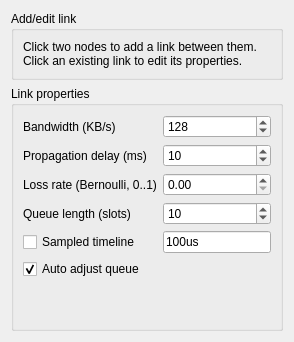
            <widget class="QWidget" name="pageAddEditLink">
             <property name="sizePolicy">
              <sizepolicy hsizetype="Preferred" vsizetype="Preferred">
               <horstretch>0</horstretch>
               <verstretch>0</verstretch>
              </sizepolicy>
             </property>
             <layout class="QVBoxLayout" name="verticalLayout_25">
              <item>
               <widget class="QGroupBox" name="groupBox_12">
                <property name="title">
                 <string>Add/edit link</string>
                </property>
                <layout class="QVBoxLayout" name="verticalLayout_7">
                 <item>
                  <widget class="QLabel" name="label_4">
                   <property name="text">
                    <string>Click two nodes to add a link between them.
Click an existing link to edit its properties.</string>
                   </property>
                   <property name="alignment">
                    <set>Qt::AlignJustify|Qt::AlignVCenter</set>
                   </property>
                   <property name="wordWrap">
                    <bool>true</bool>
                   </property>
                  </widget>
                 </item>
                </layout>
               </widget>
              </item>
              <item>
               <widget class="QGroupBox" name="boxLinkProperties">
                <property name="title">
                 <string>Link properties</string>
                </property>
                <layout class="QVBoxLayout" name="verticalLayout_11">
                 <item>
                  <layout class="QGridLayout" name="gridLayout_2">
                   <item row="1" column="0">
                    <widget class="QLabel" name="label_9">
                     <property name="text">
                      <string>Propagation delay (ms)</string>
                     </property>
                    </widget>
                   </item>
                   <item row="1" column="1">
                    <widget class="QSpinBox" name="spinDelay">
                     <property name="maximum">
                      <number>9999</number>
                     </property>
                     <property name="value">
                      <number>10</number>
                     </property>
                    </widget>
                   </item>
                   <item row="3" column="0">
                    <widget class="QLabel" name="label_10">
                     <property name="text">
                      <string>Loss rate (Bernoulli, 0..1)</string>
                     </property>
                    </widget>
                   </item>
                   <item row="3" column="1">
                    <widget class="QDoubleSpinBox" name="spinLoss">
                     <property name="maximum">
                      <double>1.000000000000000</double>
                     </property>
                     <property name="singleStep">
                      <double>0.100000000000000</double>
                     </property>
                    </widget>
                   </item>
                   <item row="4" column="0">
                    <widget class="QLabel" name="label_11">
                     <property name="text">
                      <string>Queue length (slots)</string>
                     </property>
                    </widget>
                   </item>
                   <item row="4" column="1">
                    <widget class="QSpinBox" name="spinQueueLength">
                     <property name="minimum">
                      <number>1</number>
                     </property>
                     <property name="maximum">
                      <number>999999999</number>
                     </property>
                     <property name="value">
                      <number>10</number>
                     </property>
                    </widget>
                   </item>
                   <item row="0" column="0">
                    <widget class="QLabel" name="label_12">
                     <property name="text">
                      <string>Bandwidth (KB/s)</string>
                     </property>
                    </widget>
                   </item>
                   <item row="0" column="1">
                    <widget class="QDoubleSpinBox" name="spinBandwidth">
                     <property name="decimals">
                      <number>0</number>
                     </property>
                     <property name="minimum">
                      <double>1.000000000000000</double>
                     </property>
                     <property name="maximum">
                      <double>10000000.000000000000000</double>
                     </property>
                     <property name="singleStep">
                      <double>128.000000000000000</double>
                     </property>
                     <property name="value">
                      <double>128.000000000000000</double>
                     </property>
                    </widget>
                   </item>
                   <item row="5" column="0">
                    <widget class="QCheckBox" name="checkSampledTimeline">
                     <property name="text">
                      <string>Sampled timeline</string>
                     </property>
                    </widget>
                   </item>
                   <item row="5" column="1">
                    <widget class="QLineEdit" name="txtSamplingPeriod">
                     <property name="sizePolicy">
                      <sizepolicy hsizetype="Preferred" vsizetype="Fixed">
                       <horstretch>0</horstretch>
                       <verstretch>0</verstretch>
                      </sizepolicy>
                     </property>
                     <property name="text">
                      <string>100us</string>
                     </property>
                    </widget>
                   </item>
                  </layout>
                 </item>
                 <item>
                  <layout class="QHBoxLayout" name="horizontalLayout_11">
                   <item>
                    <widget class="QCheckBox" name="checkAutoQueue">
                     <property name="text">
                      <string>Auto adjust queue</string>
                     </property>
                     <property name="checked">
                      <bool>true</bool>
                     </property>
                    </widget>
                   </item>
                   <item>
                    <spacer name="horizontalSpacer_9">
                     <property name="orientation">
                      <enum>Qt::Horizontal</enum>
                     </property>
                     <property name="sizeType">
                      <enum>QSizePolicy::Minimum</enum>
                     </property>
                     <property name="sizeHint" stdset="0">
                      <size>
                       <width>40</width>
                       <height>20</height>
                      </size>
                     </property>
                    </spacer>
                   </item>
                  </layout>
                 </item>
                 <item>
                  <spacer name="verticalSpacer_4">
                   <property name="orientation">
                    <enum>Qt::Vertical</enum>
                   </property>
                   <property name="sizeHint" stdset="0">
                    <size>
                     <width>20</width>
                     <height>40</height>
                    </size>
                   </property>
                  </spacer>
                 </item>
                </layout>
               </widget>
              </item>
             </layout>
            </widget>
